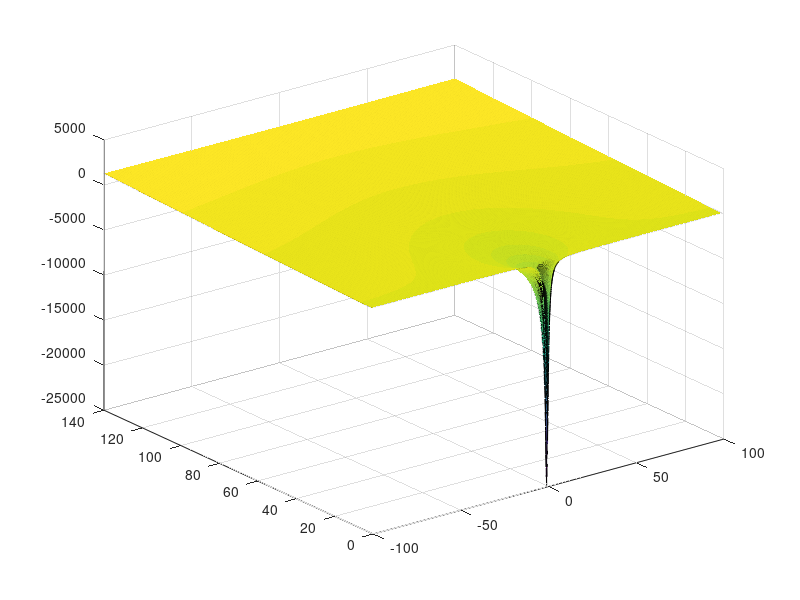

Here is the MATLAB script that generated this plot: (Note: this script raises an error after producing the figure.)
close all
t = @(x,y)10.*y-25000.*(y./(x.^2+y.^2));
%phi = @(x,y)10.* (y./(x.^2+y.^2));
x = -100:0.1:100;
y = 1:0.1:140;
n = 0:100:1000;
[X, Y] = meshgrid(x, y);
s = surf(X, Y, t(X,Y));
s.EdgeColor = 'none';
figure;
contourf(X, Y, t(X,Y), n);
%contourf(X, Y, phi(X,Y), n);
